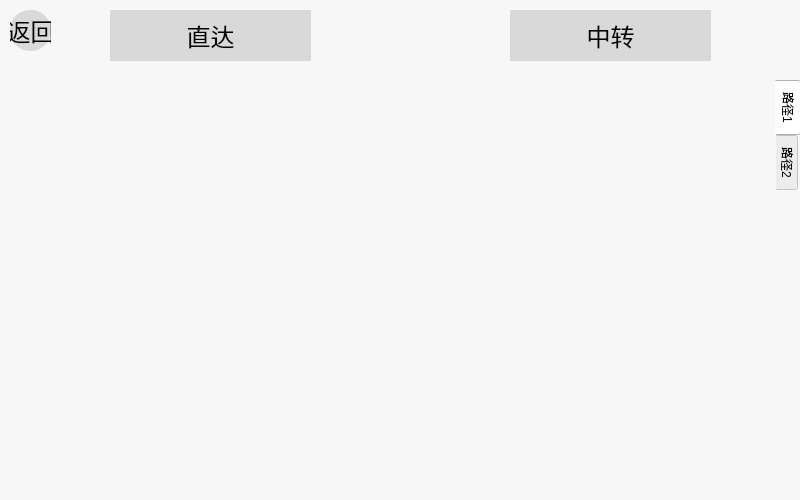
<?xml version="1.0" encoding="UTF-8"?>
<ui version="4.0">
 <class>Ticket</class>
 <widget class="QMainWindow" name="Ticket">
  <property name="geometry">
   <rect>
    <x>0</x>
    <y>0</y>
    <width>800</width>
    <height>500</height>
   </rect>
  </property>
  <property name="windowTitle">
   <string>MainWindow</string>
  </property>
  <property name="styleSheet">
   <string notr="true">background-color:rgb(247,247,247);</string>
  </property>
  <widget class="QWidget" name="centralwidget">
   <widget class="QTabWidget" name="tabWidget">
    <property name="geometry">
     <rect>
      <x>420</x>
      <y>80</y>
      <width>381</width>
      <height>421</height>
     </rect>
    </property>
    <property name="styleSheet">
     <string notr="true">border:none</string>
    </property>
    <property name="tabPosition">
     <enum>QTabWidget::East</enum>
    </property>
    <property name="currentIndex">
     <number>0</number>
    </property>
    <widget class="QWidget" name="tab">
     <attribute name="title">
      <string>路径1</string>
     </attribute>
     <widget class="QScrollArea" name="scrollArea_2">
      <property name="geometry">
       <rect>
        <x>0</x>
        <y>0</y>
        <width>357</width>
        <height>411</height>
       </rect>
      </property>
      <property name="minimumSize">
       <size>
        <width>351</width>
        <height>411</height>
       </size>
      </property>
      <property name="widgetResizable">
       <bool>true</bool>
      </property>
      <widget class="QWidget" name="zhongzhuam">
       <property name="geometry">
        <rect>
         <x>0</x>
         <y>0</y>
         <width>357</width>
         <height>411</height>
        </rect>
       </property>
      </widget>
     </widget>
    </widget>
    <widget class="QWidget" name="tab_2">
     <attribute name="title">
      <string>路径2</string>
     </attribute>
    </widget>
   </widget>
   <widget class="QScrollArea" name="scrollArea">
    <property name="geometry">
     <rect>
      <x>20</x>
      <y>80</y>
      <width>371</width>
      <height>411</height>
     </rect>
    </property>
    <property name="minimumSize">
     <size>
      <width>351</width>
      <height>411</height>
     </size>
    </property>
    <property name="styleSheet">
     <string notr="true">border:none</string>
    </property>
    <property name="widgetResizable">
     <bool>true</bool>
    </property>
    <widget class="QWidget" name="zhida">
     <property name="geometry">
      <rect>
       <x>0</x>
       <y>0</y>
       <width>371</width>
       <height>411</height>
      </rect>
     </property>
    </widget>
   </widget>
   <widget class="QLabel" name="label">
    <property name="geometry">
     <rect>
      <x>110</x>
      <y>10</y>
      <width>201</width>
      <height>51</height>
     </rect>
    </property>
    <property name="font">
     <font>
      <pointsize>18</pointsize>
     </font>
    </property>
    <property name="styleSheet">
     <string notr="true">*{
background-color:#d9d9d9;
border:none;
}</string>
    </property>
    <property name="text">
     <string>直达</string>
    </property>
    <property name="alignment">
     <set>Qt::AlignCenter</set>
    </property>
   </widget>
   <widget class="QLabel" name="label_2">
    <property name="geometry">
     <rect>
      <x>510</x>
      <y>10</y>
      <width>201</width>
      <height>51</height>
     </rect>
    </property>
    <property name="font">
     <font>
      <pointsize>18</pointsize>
     </font>
    </property>
    <property name="styleSheet">
     <string notr="true">*{
background-color:#d9d9d9;
border:none;
}</string>
    </property>
    <property name="text">
     <string>中转</string>
    </property>
    <property name="alignment">
     <set>Qt::AlignCenter</set>
    </property>
   </widget>
   <widget class="QPushButton" name="stfbtn">
    <property name="geometry">
     <rect>
      <x>10</x>
      <y>10</y>
      <width>41</width>
      <height>41</height>
     </rect>
    </property>
    <property name="sizePolicy">
     <sizepolicy hsizetype="Minimum" vsizetype="Minimum">
      <horstretch>0</horstretch>
      <verstretch>0</verstretch>
     </sizepolicy>
    </property>
    <property name="minimumSize">
     <size>
      <width>0</width>
      <height>9</height>
     </size>
    </property>
    <property name="font">
     <font>
      <family>微软雅黑</family>
      <pointsize>18</pointsize>
     </font>
    </property>
    <property name="cursor">
     <cursorShape>PointingHandCursor</cursorShape>
    </property>
    <property name="layoutDirection">
     <enum>Qt::LeftToRight</enum>
    </property>
    <property name="styleSheet">
     <string notr="true">*{
background-color:#d9d9d9;
border-radius: 20px;
}
QPushButton:pressed{  background-color: #bebebe;}
</string>
    </property>
    <property name="text">
     <string>返回</string>
    </property>
    <property name="iconSize">
     <size>
      <width>20</width>
      <height>20</height>
     </size>
    </property>
   </widget>
  </widget>
 </widget>
 <resources/>
 <connections/>
</ui>
